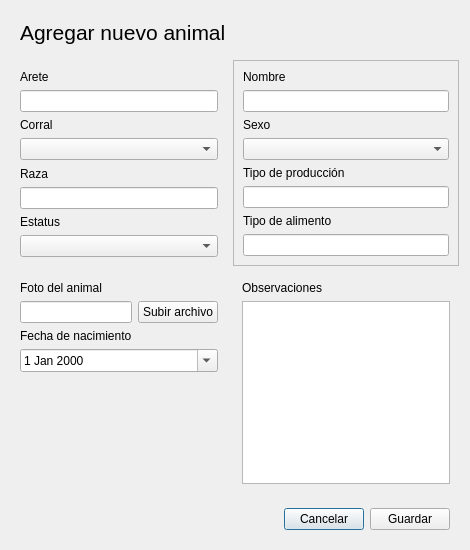
<?xml version="1.0" encoding="UTF-8"?>
<ui version="4.0">
 <class>Dialog</class>
 <widget class="QDialog" name="Dialog">
  <property name="geometry">
   <rect>
    <x>0</x>
    <y>0</y>
    <width>470</width>
    <height>550</height>
   </rect>
  </property>
  <property name="windowTitle">
   <string>Agregar animal</string>
  </property>
  <layout class="QGridLayout" name="gridLayout_3">
   <item row="3" column="0" colspan="2">
    <widget class="QWidget" name="widget" native="true">
     <layout class="QHBoxLayout" name="horizontalLayout">
      <item>
       <spacer name="horizontalSpacer">
        <property name="orientation">
         <enum>Qt::Horizontal</enum>
        </property>
        <property name="sizeHint" stdset="0">
         <size>
          <width>264</width>
          <height>20</height>
         </size>
        </property>
       </spacer>
      </item>
      <item>
       <widget class="QPushButton" name="pushButton">
        <property name="text">
         <string>Cancelar</string>
        </property>
       </widget>
      </item>
      <item>
       <widget class="QPushButton" name="pushButton_2">
        <property name="text">
         <string>Guardar</string>
        </property>
       </widget>
      </item>
     </layout>
    </widget>
   </item>
   <item row="0" column="0" colspan="2">
    <widget class="QWidget" name="widget_4" native="true">
     <layout class="QHBoxLayout" name="horizontalLayout_2">
      <item>
       <widget class="QLabel" name="label">
        <property name="font">
         <font>
          <family>Segoe UI</family>
          <pointsize>16</pointsize>
         </font>
        </property>
        <property name="text">
         <string>Agregar nuevo animal</string>
        </property>
       </widget>
      </item>
      <item>
       <spacer name="horizontalSpacer_2">
        <property name="orientation">
         <enum>Qt::Horizontal</enum>
        </property>
        <property name="sizeHint" stdset="0">
         <size>
          <width>207</width>
          <height>20</height>
         </size>
        </property>
       </spacer>
      </item>
     </layout>
    </widget>
   </item>
   <item row="1" column="1">
    <widget class="QFrame" name="frame">
     <property name="frameShape">
      <enum>QFrame::StyledPanel</enum>
     </property>
     <property name="frameShadow">
      <enum>QFrame::Raised</enum>
     </property>
     <layout class="QVBoxLayout" name="verticalLayout">
      <item>
       <widget class="QLabel" name="label_3">
        <property name="text">
         <string>Nombre</string>
        </property>
       </widget>
      </item>
      <item>
       <widget class="QLineEdit" name="lineEdit_2"/>
      </item>
      <item>
       <widget class="QLabel" name="label_5">
        <property name="text">
         <string>Sexo</string>
        </property>
       </widget>
      </item>
      <item>
       <widget class="QComboBox" name="comboBox_2">
        <property name="editable">
         <bool>false</bool>
        </property>
        <property name="currentText">
         <string/>
        </property>
       </widget>
      </item>
      <item>
       <widget class="QLabel" name="label_8">
        <property name="text">
         <string>Tipo de producción</string>
        </property>
       </widget>
      </item>
      <item>
       <widget class="QLineEdit" name="lineEdit_7"/>
      </item>
      <item>
       <widget class="QLabel" name="label_10">
        <property name="text">
         <string>Tipo de alimento</string>
        </property>
       </widget>
      </item>
      <item>
       <widget class="QLineEdit" name="lineEdit_6"/>
      </item>
     </layout>
    </widget>
   </item>
   <item row="2" column="0">
    <widget class="QWidget" name="widget_5" native="true">
     <layout class="QGridLayout" name="gridLayout_2">
      <item row="2" column="0">
       <widget class="QLabel" name="label_7">
        <property name="text">
         <string>Fecha de nacimiento</string>
        </property>
       </widget>
      </item>
      <item row="1" column="1">
       <widget class="QPushButton" name="indexbtn2">
        <property name="text">
         <string>Subir archivo</string>
        </property>
        <property name="icon">
         <iconset>
          <normaloff>:/icons/img/icons/cargar.png</normaloff>:/icons/img/icons/cargar.png</iconset>
        </property>
        <property name="iconSize">
         <size>
          <width>20</width>
          <height>20</height>
         </size>
        </property>
        <property name="checkable">
         <bool>true</bool>
        </property>
        <property name="autoExclusive">
         <bool>true</bool>
        </property>
       </widget>
      </item>
      <item row="3" column="0" colspan="2">
       <widget class="QDateEdit" name="dateEdit">
        <property name="calendarPopup">
         <bool>true</bool>
        </property>
       </widget>
      </item>
      <item row="4" column="0">
       <spacer name="verticalSpacer">
        <property name="orientation">
         <enum>Qt::Vertical</enum>
        </property>
        <property name="sizeHint" stdset="0">
         <size>
          <width>20</width>
          <height>111</height>
         </size>
        </property>
       </spacer>
      </item>
      <item row="0" column="0" colspan="2">
       <widget class="QLabel" name="label_12">
        <property name="text">
         <string>Foto del animal</string>
        </property>
       </widget>
      </item>
      <item row="1" column="0">
       <widget class="QLineEdit" name="lineEdit_4"/>
      </item>
     </layout>
    </widget>
   </item>
   <item row="1" column="0">
    <widget class="QWidget" name="widget_2" native="true">
     <layout class="QVBoxLayout" name="verticalLayout_2">
      <item>
       <widget class="QLabel" name="label_2">
        <property name="text">
         <string>Arete</string>
        </property>
       </widget>
      </item>
      <item>
       <widget class="QLineEdit" name="lineEdit"/>
      </item>
      <item>
       <widget class="QLabel" name="label_4">
        <property name="text">
         <string>Corral</string>
        </property>
       </widget>
      </item>
      <item>
       <widget class="QComboBox" name="comboBox"/>
      </item>
      <item>
       <widget class="QLabel" name="label_6">
        <property name="text">
         <string>Raza</string>
        </property>
       </widget>
      </item>
      <item>
       <widget class="QLineEdit" name="lineEdit_5"/>
      </item>
      <item>
       <widget class="QLabel" name="label_9">
        <property name="text">
         <string>Estatus</string>
        </property>
       </widget>
      </item>
      <item>
       <widget class="QComboBox" name="comboBox_3"/>
      </item>
     </layout>
    </widget>
   </item>
   <item row="2" column="1">
    <widget class="QWidget" name="widget_3" native="true">
     <layout class="QGridLayout" name="gridLayout">
      <item row="0" column="1">
       <widget class="QLabel" name="label_11">
        <property name="text">
         <string>Observaciones</string>
        </property>
       </widget>
      </item>
      <item row="1" column="1">
       <widget class="QTextEdit" name="textEdit"/>
      </item>
     </layout>
    </widget>
   </item>
  </layout>
 </widget>
 <resources>
  <include location="resources.qrc"/>
 </resources>
 <connections/>
</ui>
